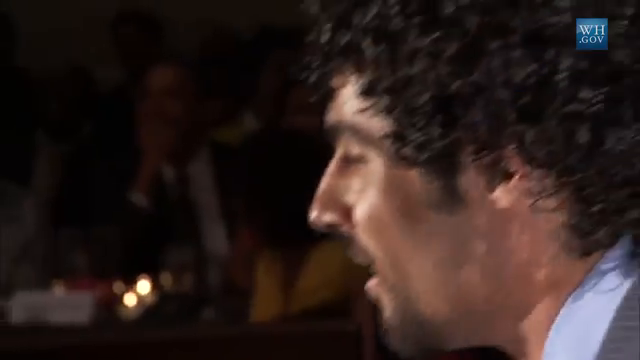
#> input picture frame 27 of tmp/face_recognition-master/examples/short_hamilton_clip.mp4, 640 x 360 px, given in place of xxx.mp4, which was not available
$ python cam.py
#> lines starting #> are read from the running program, lines starting #| are printed output that depends on the picture; after the words box and inside, x2 and y2 are one past the last pixel; in counts of white or black regions, pixels touching at a corner belong together
import numpy as np
import cv2
import datetime

face_cascade = cv2.CascadeClassifier('haarcascade_frontalface_alt.xml')
# face_cascade = cv2.CascadeClassifier('haarcascade_profileface.xml')
# eye_cascade = cv2.CascadeClassifier('haarcascade_eye.xml')

#cap = cv2.VideoCapture(0)
cap = cv2.VideoCapture("/root/Desktop/xxx.mp4")

while(True):
    _,img = cap.read()
#> img is the input picture: shape (360, 640, 3); mean B, G, R 28.5, 31.7, 45.6
    gray = cv2.cvtColor(img, cv2.COLOR_BGR2GRAY)
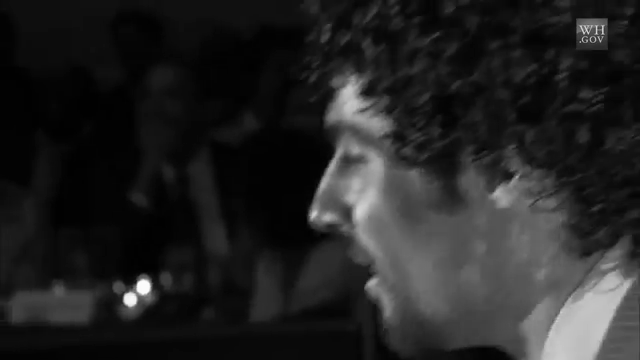
#> gray: shape (360, 640); min 1, max 252, mean 35.5
    faces = face_cascade.detectMultiScale(gray, 1.2, 2)
#> faces = ()

    for (x,y,w,h) in faces:
    	   cv2.rectangle(img,(x,y),(x+w,y+h),(0,250,0),5)
    	   # print("x,y,w,h",x,y,w,h)

    	   xx = img[y:y+h, x:x+w]
    	   now = datetime.datetime.now()
    	   cv2.imwrite("./img/"+ str(now) +".jpg",xx)
#> this loop made 0 passes

    	   # [6 lines of commented-out code are left out]

    cv2.imshow('rec',img)

    if cv2.waitKey(10) & 0xFF == ord('q'):
#> (key q is pressed here)
        break
    elif cv2.waitKey(10) & 0xFF == ord("s"):
    	now = datetime.datetime.now()
		# ts = now.strftime("%Y-%m-%d %H:%M:%S")
    	cv2.imwrite("./img"+ str(now) +".jpg",xx)

cap.release()
cv2.destroyAllWindows()

$ run again, starting later in the video
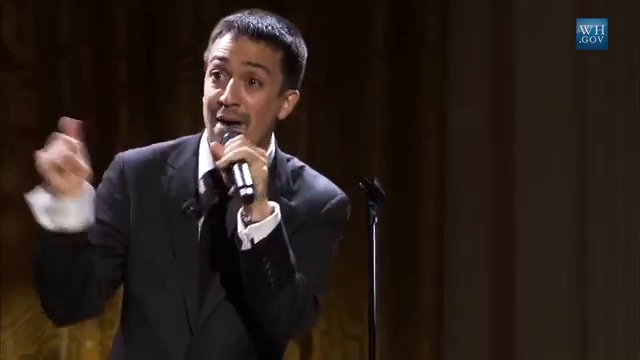
#> input picture frame 123 of tmp/face_recognition-master/examples/short_hamilton_clip.mp4, 640 x 360 px, given in place of xxx.mp4, which was not available
#> img is the input picture: shape (360, 640, 3); mean B, G, R 25.2, 31.2, 42.5
#> `gray = cv2.cvtColor(img, cv2.COLOR_BGR2GRAY)`:
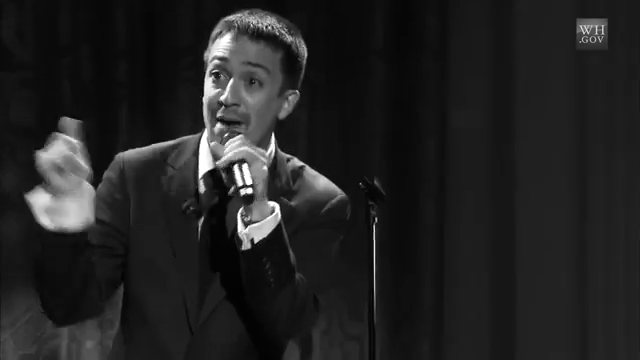
#> gray: shape (360, 640); min 0, max 255, mean 34
#> faces = ()

$ run again, starting later in the video
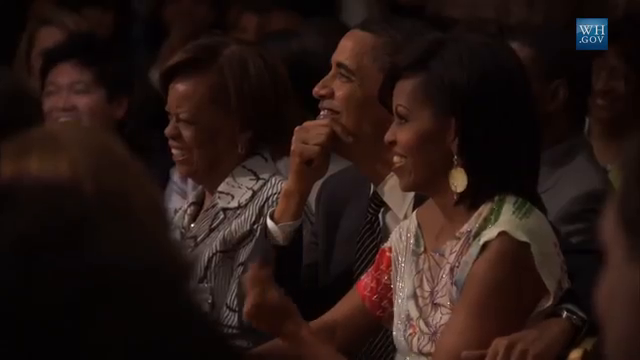
#> input picture frame 220 of tmp/face_recognition-master/examples/short_hamilton_clip.mp4, 640 x 360 px, given in place of xxx.mp4, which was not available
#> img is the input picture: shape (360, 640, 3); mean B, G, R 19.6, 23.4, 38.5
#> faces = [[32, 63, 72, 72], [145, 100, 60, 60]]
#> the loop `for (x,y,w,h) in faces:` made 2 passes
#> pass 1, `xx = img[y:y+h, x:x+w]`:
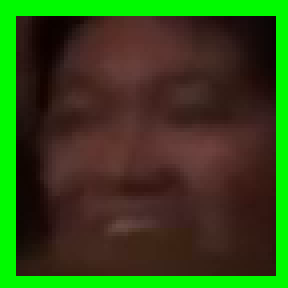
#> xx: shape (72, 72, 3) (shown 4 times larger); mean B, G, R 24.1, 74.6, 50.4
#> after the loop `for (x,y,w,h) in faces:`:
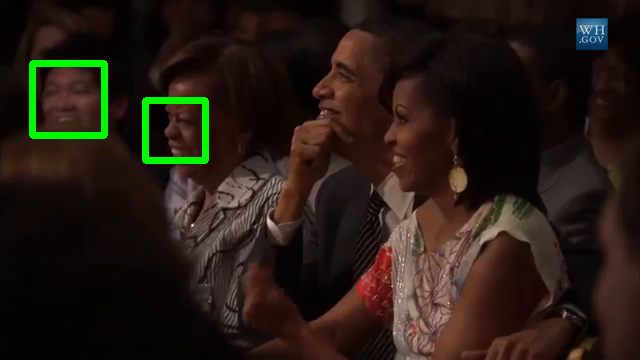
#> img: shape (360, 640, 3); 1.59% of pixels changed, all inside (x1, y1, x2, y2) = (29, 60, 209, 164)
